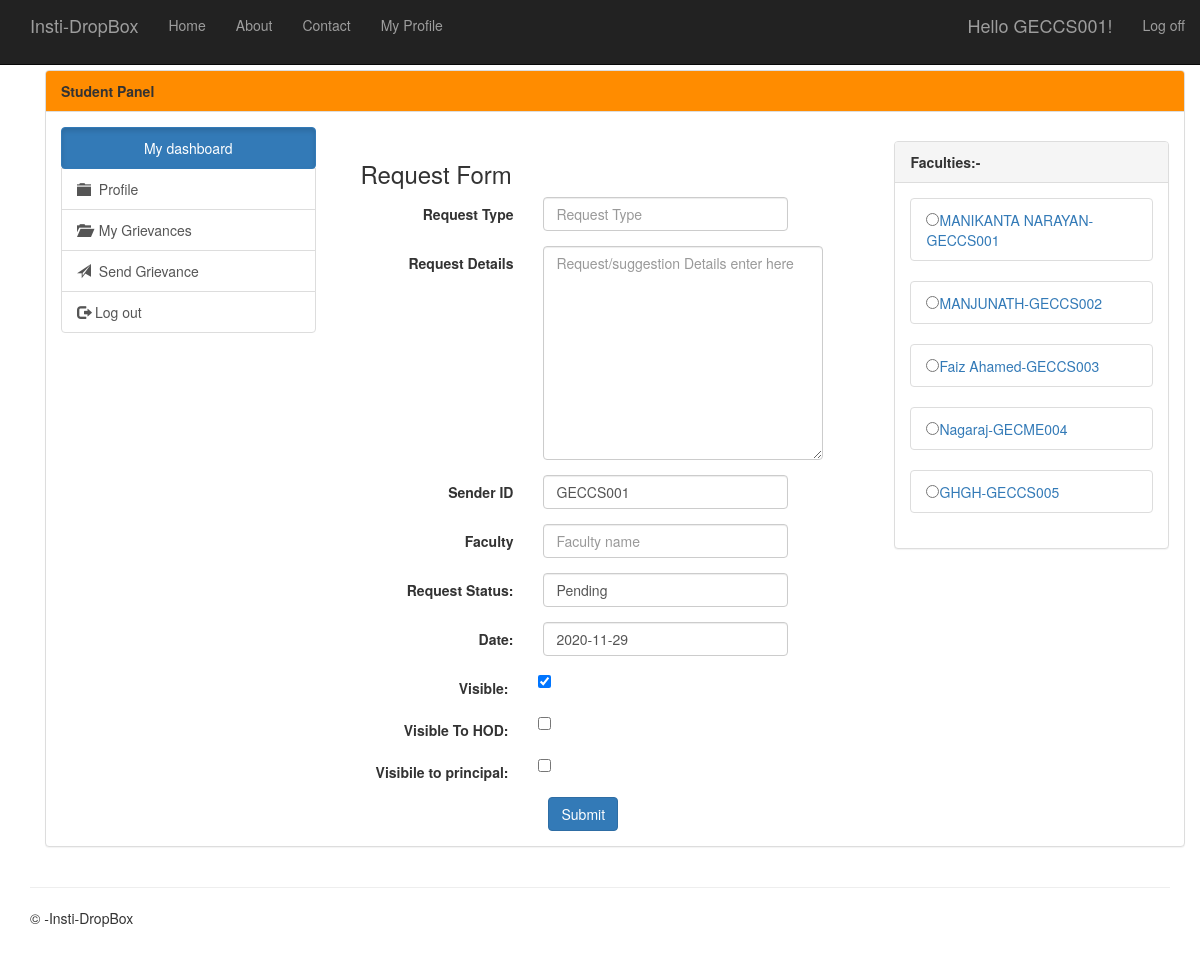
Screenshot of /sendgrievance (signed in) with the database file from the repository.
### app/models.py (models this page shows, shortened)
class Faculty(models.Model):
    Faculty_Id=models.CharField(max_length=10)
    Faculty_Name=models.CharField(max_length=50)
    DEPTS = [
    ('CSE', 'CSE'),
    ('MECH', 'MECH'),
    ('Civil', 'Civil'),
    ('ENC', 'ENC'),
    ('ISE', 'ISE'),
    ]
    Department=models.CharField(max_length=10,choices=DEPTS,default="CSE")
    DESIGNATIONS = [
    ('Principal', 'Principal'),
    ('Prof.', 'Professor'),
    ('HOD', 'HOD'),
    ('Asst.Prof.', 'Asst.Professor'),
    ('Asst.Prof.', 'Asso.Professor')
    ]
    Designation=models.CharField(max_length=20,choices=DESIGNATIONS,blank=True)
    Experience=models.IntegerField(help_text="Number of years",blank=True)
    Achievements=models.CharField(max_length=250,blank=True)
    Message=models.CharField(help_text="Message to students",max_length=250,blank=True)
    Contact=models.CharField(max_length=10,blank=True)
    Email=models.EmailField(max_length=50,blank=True)
    Photo=models.ImageField(upload_to='images/',blank=True)
    Place=models.TextField(max_length=100,blank=True)
    Created_Date=models.DateField(default=date.today,blank=True)

### app/views.py (the view)
# urls.py: url(r'^sendgrievance$', app.views.sendgrievance, name='sendgrievance'),
def sendgrievance(request):
    assert isinstance(request,HttpRequest)
    if request.user.is_authenticated():
        faculty=Faculty.objects.all().filter(Department='CSE')
        if request.method=="GET":
            form=RequestDetailsForm()
            return render(request,'app/sendgrievance.html',{"form":form,"faculty":faculty})
        elif request.method=="POST":
            form=RequestDetailsForm(request.POST)
            if form.is_valid():
                reqs= form.save()
                reqs.refresh_from_db()
                reqs.save()
        return render(request,'app/sendgrievance.html',{"form":form,"faculty":faculty,"message":"Request Sent successfully"})

### app/templates/app/sendgrievance.html (shortened to what this page needs)
﻿{% extends "app/studentlayout.html" %}
{% block content %}
<div>
    <form class="form-horizontal" method="post">
    <div class="col-lg-8 col-sm-2">
      <h3>Request Form</h3>
         <div class="form-group">
          <label for="req_type" class="col-md-4 control-label">Request Type</label>
          <div class="col-md-6">
            {{ form.Req_Type }}
          </div>
        </div>
         <div class="form-group">
          <label for="req_details" class="col-md-4 control-label">Request Details</label>
          <div class="col-md-8">
            {{ form.Req_details }}
          </div>
        </div>
         <div class="form-group">
          <label for="sender_id" class="col-md-4 control-label">Sender ID</label>
          <div class="col-md-6">
               <input type="text" name="sender_id" class="form-control" value="{{ user.username }}" placeholder="Sender id" maxlength="10" id="id_sender_id" />
          </div>
        </div>
         <div class="form-group">
          <label for="receiver" class="col-md-4 control-label">Faculty</label>
          <div class="col-md-6">
            {{ form.receiver_id }}
          </div>
        </div>
         <div class="form-group">
          <label for="req_status" class="col-md-4 control-label">Request Status:</label>
          <div class="col-md-6">
            {{ form.Req_Status }}
          </div>
        </div>
         <div class="form-group">
          <label for="dateof_request" class="col-md-4 control-label">Date:</label>
          <div class="col-md-6">
            {{ form.dateof_request }}
          </div>
        </div>
        <div class="row">
         <div class="form-group">
          <label for="visibilty_sender_id" class="col-md-4 control-label">Visible:</label>
          <div class="col-md-6">
            {{ form.visibilty_sender_id }}
          </div>
        </div>
        <div class="form-group">
          <label for="visible_to_Hod" class="col-md-4 control-label">Visible To HOD:</label>
          <div class="col-md-6">
            {{ form.visible_to_Hod }}
          </div>
        </div>
        <div class="form-group">
          <label for="visible_to_Principal" class="col-md-4 control-label">Visibile to principal:</label>
          <div class="col-md-6">
            {{ form.visible_to_Principal }}
          </div>
        </div>
        </div>
        <div class="col-md-8 col-md-offset-4">
            <input type="submit" value="Submit" class="btn btn-primary">
        </div>
   </div>
    <div class="col-md-4">
       <div class="panel panel-default form-group">
         <div class="panel-heading btn-primary"><strong>Faculties:-</strong>
           </div>
         <div class="panel-body">
        {% for f in faculty  %}
        <ul class="list-group">
            <li class="list-group-item">
               <input type="radio" name="staff" value="{{ f.Faculty_Id }}" onclick="if (this.checked) { bind(this.value)}"><a href="/sendgrievance/{{ f.id }}" class="control-label">{{ f.Faculty_Name }}-{{ f.Faculty_Id }}</a>
            </li>
        </ul>
        {% endfor %}
             </div>
           </div>
    </div>
  </form>
</div>
{% endblock %}

### app/templates/app/loginpartial.html (shortened to what this page needs)
{% if user.is_authenticated %}
<form id="logoutForm" action="/logout" method="post" class="navbar-right">
    <ul class="nav navbar-nav navbar-right">
        <li><span class="navbar-brand">Hello {{ user.username }}!</span></li>
        <li><a href="javascript:document.getElementById('logoutForm').submit()">Log off</a></li>
    </ul>
</form>
{% else %}
<ul class="nav navbar-nav navbar-right">
    <li><a href="{% url 'login' %}">Log in</a></li>
    <li><a href="{% url 'sign_up' %}">Sign Up</a></li>
</ul>
{% endif %}

### app/static/app/content/site.css (style rules this page uses)
body { padding-top: 50px; padding-bottom: 20px; }
input, select, textarea { max-width: 280px; }

### rows the page displays
Faculty: Faculty_Name "MANIKANTA NARAYAN", Faculty_Id "GECCS001"
Faculty: Faculty_Name "MANJUNATH", Faculty_Id "GECCS002"
Faculty: Faculty_Name "Faiz Ahamed", Faculty_Id "GECCS003"
Faculty: Faculty_Name "Nagaraj", Faculty_Id "GECME004"
Faculty: Faculty_Name "GHGH", Faculty_Id "GECCS005"

### other values shown
{{ user.username }} "GECCS001"
